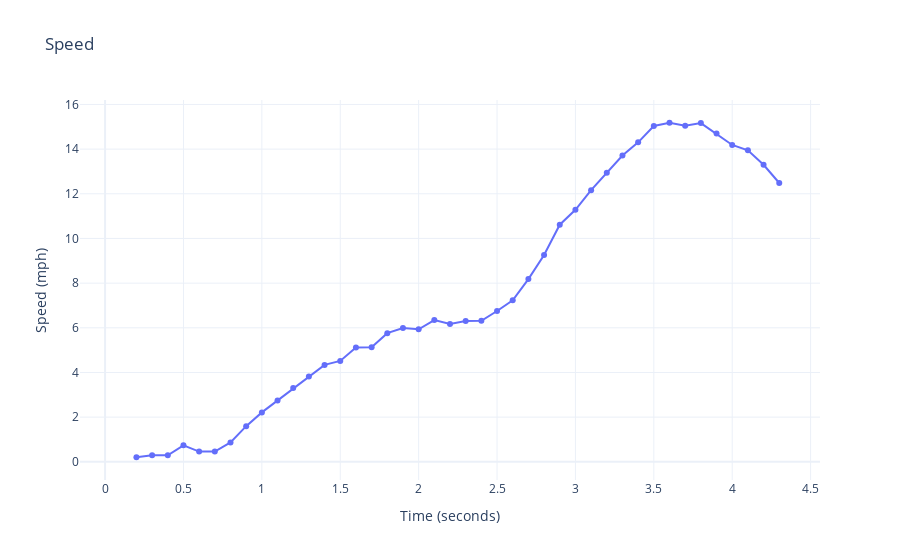

The code cell stored with this chart in its notebook:
### Markdown cell above
## Example 4

### Code cell
visualize_speed(
    game_id = 2023092100, 
    play_id = 353, 
    player_ids = [55888] 
)

### Figure 1 — Plotly figure (JSON) as saved in the notebook; plotly's stock layout.template omitted (floating-point values rounded to 4 significant figures)
{"data": [{"mode": "lines+markers", "name": "55888", "type": "scatter", "x": [0.1, 0.2, 0.3, 0.4, 0.5, 0.6, 0.7, 0.8, 0.9, 1.0, 1.1, 1.2, 1.3, 1.4, 1.5, 1.6, 1.7, 1.8, 1.9, 2.0, 2.1, 2.2, 2.3, 2.4, 2.5, 2.6, 2.7, 2.8, 2.9, 3.0, 3.1, 3.2, 3.3, 3.4, 3.5, 3.6, 3.7, 3.8, 3.9, 4.0, 4.1, 4.2, 4.3], "y": [NaN, 0.2045, 0.2893, 0.2893, 0.7375, 0.4574, 0.4574, 0.8678, 1.598, 2.212, 2.744, 3.305, 3.821, 4.339, 4.519, 5.118, 5.13, 5.76, 5.988, 5.935, 6.344, 6.167, 6.301, 6.314, 6.753, 7.232, 8.182, 9.261, 10.61, 11.28, 12.16, 12.94, 13.72, 14.3, 15.03, 15.18, 15.04, 15.17, 14.7, 14.19, 13.95, 13.3, 12.48]}], "layout": {"title": {"text": "Speed"}, "xaxis": {"title": {"text": "Time (seconds)"}}, "yaxis": {"title": {"text": "Speed (mph)"}}}}
